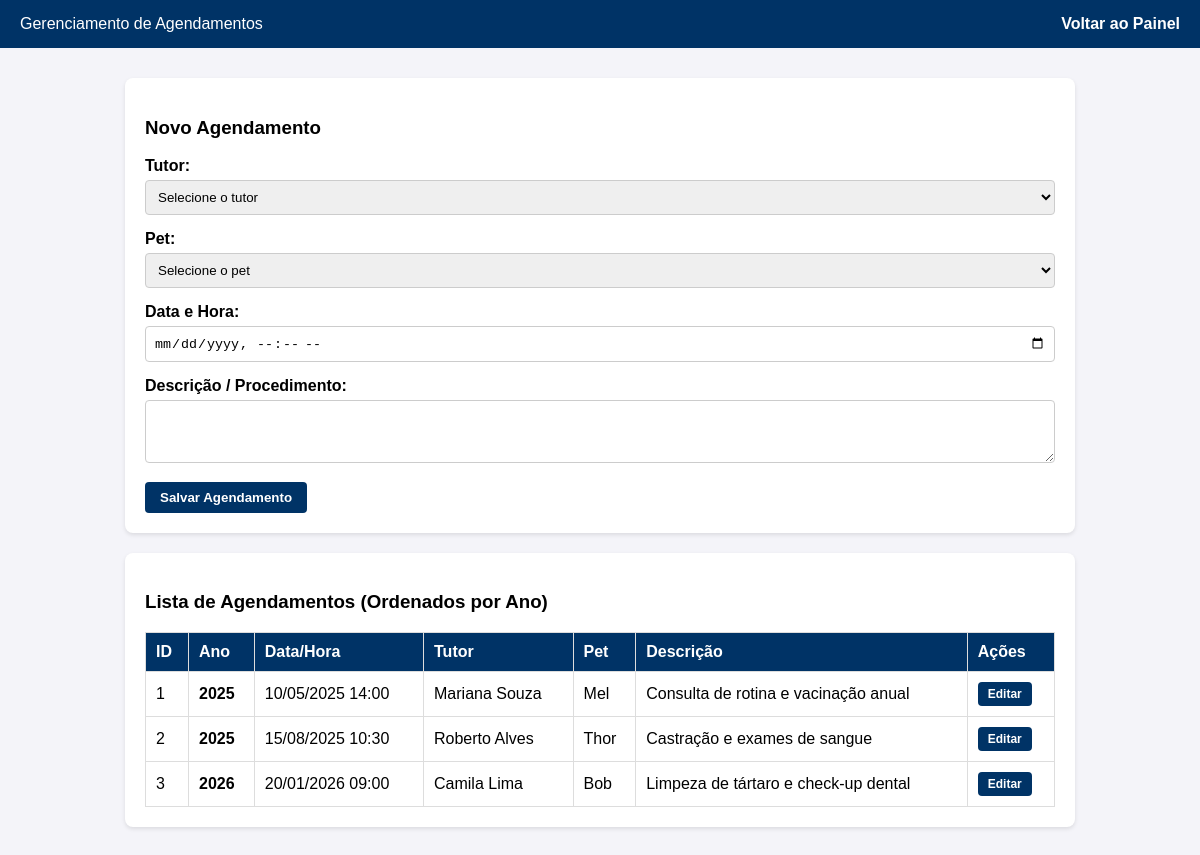
The page /Sistema/agendamentos.php (signed in) on the database its author committed.
### tables this page shows
CREATE TABLE agendamento (
    id INT AUTO_INCREMENT PRIMARY KEY,
    tutor_id INT NOT NULL,
    pet_id INT NOT NULL,
    data_agendamento DATETIME NOT NULL,
    ano INT NOT NULL,
    descricao TEXT NOT NULL,
    FOREIGN KEY (tutor_id) REFERENCES tutor(id) ON DELETE CASCADE,
    FOREIGN KEY (pet_id) REFERENCES pet(id) ON DELETE CASCADE
);

CREATE TABLE tutor (
    id INT AUTO_INCREMENT PRIMARY KEY,
    nome VARCHAR(100) NOT NULL,
    cpf TEXT NOT NULL,
    telefone VARCHAR(20) NOT NULL,
    endereco VARCHAR(150) NOT NULL
);

CREATE TABLE pet (
    id INT AUTO_INCREMENT PRIMARY KEY,
    tutor_id INT NOT NULL,
    nome VARCHAR(50) NOT NULL,
    especie VARCHAR(50) NOT NULL,
    raca VARCHAR(50) NOT NULL,
    idade INT NOT NULL,
    FOREIGN KEY (tutor_id) REFERENCES tutor(id) ON DELETE CASCADE
);

### Sistema/agendamentos.php (the view, shortened to what this page needs)
<?php
require_once 'conexao.php';
$agendamentoEdicao = null;
$agendamentos = $pdo->query('
    SELECT agendamento.*, tutor.nome AS tutor_nome, pet.nome AS pet_nome
    FROM agendamento
    JOIN tutor ON agendamento.tutor_id = tutor.id
    JOIN pet ON agendamento.pet_id = pet.id
    ORDER BY agendamento.ano ASC, agendamento.data_agendamento ASC
')->fetchAll();
?>
<!DOCTYPE html>
<html lang="pt-BR">
<head>
</head>
<body>
    <div class="navbar">
        <span>Gerenciamento de Agendamentos</span>
        <a href="principal.php">Voltar ao Painel</a>
    </div>
    <div class="container">
        <div class="card">
            <h3><?= $agendamentoEdicao ? 'Editar Agendamento' : 'Novo Agendamento' ?></h3>
            <form action="agendamentos.php" method="POST">
                <div class="form-group">
                    <label for="tutor_id">Tutor:</label>
                    <select id="tutor_id" name="tutor_id" required>
                        <option value="">Selecione o tutor</option>
                    </select>
                </div>
                <div class="form-group">
                    <label for="pet_id">Pet:</label>
                    <select id="pet_id" name="pet_id" required>
                        <option value="">Selecione o pet</option>
                    </select>
                </div>
                <div class="form-group">
                    <label for="data_agendamento">Data e Hora:</label>
                    <input type="datetime-local" id="data_agendamento" name="data_agendamento" required value="<?= $agendamentoEdicao ? date('Y-m-d\TH:i', strtotime($agendamentoEdicao['data_agendamento'])) : '' ?>">
                </div>
                <div class="form-group">
                    <label for="descricao">Descrição / Procedimento:</label>
                    <textarea id="descricao" name="descricao" rows="3" required><?= htmlspecialchars($agendamentoEdicao['descricao'] ?? '') ?></textarea>
                </div>
                <button type="submit" class="btn"><?= $agendamentoEdicao ? 'Atualizar Agendamento' : 'Salvar Agendamento' ?></button>
            </form>
        </div>
        <div class="card">
            <h3>Lista de Agendamentos (Ordenados por Ano)</h3>
            <table>
                <thead>
                    <tr>
                        <th>ID</th>
                        <th>Ano</th>
                        <th>Data/Hora</th>
                        <th>Tutor</th>
                        <th>Pet</th>
                        <th>Descrição</th>
                        <th>Ações</th>
                    </tr>
                </thead>
                <tbody>
                    <?php if (count($agendamentos) > 0): ?>
                        <?php foreach ($agendamentos as $ag): ?>
                            <tr>
                                <td><?= $ag['id'] ?></td>
                                <td><strong><?= $ag['ano'] ?></strong></td>
                                <td><?= date('d/m/Y H:i', strtotime($ag['data_agendamento'])) ?></td>
                                <td><?= htmlspecialchars($ag['tutor_nome']) ?></td>
                                <td><?= htmlspecialchars($ag['pet_nome']) ?></td>
                                <td><?= htmlspecialchars($ag['descricao']) ?></td>
                                <td>
                                    <a href="agendamentos.php?editar=<?= $ag['id'] ?>" class="btn" style="padding: 5px 10px; font-size: 12px;">Editar</a>
                                </td>
                            </tr>
                        <?php endforeach; ?>
                    <?php else: ?>
                        <tr>
                            <td colspan="7" style="text-align: center;">Nenhum agendamento cadastrado.</td>
                        </tr>
                    <?php endif; ?>
                </tbody>
            </table>
        </div>
    </div>
</body>
</html>

### Sistema/agendamentos.php (style rules this page uses)
body { font-family: Arial, sans-serif; margin: 0; background-color: #f4f4f9; }
.navbar { background-color: #003366; color: white; padding: 15px 20px; display: flex; justify-content: space-between; align-items: center; }
.navbar a { color: white; text-decoration: none; font-weight: bold; }
.container { padding: 30px; max-width: 950px; margin: auto; }
.card { background: white; padding: 20px; border-radius: 8px; box-shadow: 0 2px 4px rgba(0,0,0,0.1); margin-bottom: 20px; }
.form-group { margin-bottom: 15px; }
.form-group label { display: block; margin-bottom: 5px; font-weight: bold; }
.form-group input, .form-group select, .form-group textarea { width: 100%; padding: 8px; box-sizing: border-box; border: 1px solid #ccc; border-radius: 4px; }
.btn { padding: 8px 15px; background-color: #003366; color: white; border: none; border-radius: 4px; font-weight: bold; cursor: pointer; text-decoration: none; display: inline-block; }
table { width: 100%; border-collapse: collapse; margin-top: 15px; }
th, td { border: 1px solid #ddd; padding: 10px; text-align: left; }
th { background-color: #003366; color: white; }

### rows shown on the page
agendamento: id "1", ano "2025", data_agendamento "10/05/2025 14:00", tutor.nome "Mariana Souza", pet.nome "Mel", descricao "Consulta de rotina e vacinação anual"
agendamento: id "2", ano "2025", data_agendamento "15/08/2025 10:30", tutor.nome "Roberto Alves", pet.nome "Thor", descricao "Castração e exames de sangue"
agendamento: id "3", ano "2026", data_agendamento "20/01/2026 09:00", tutor.nome "Camila Lima", pet.nome "Bob", descricao "Limpeza de tártaro e check-up dental"
